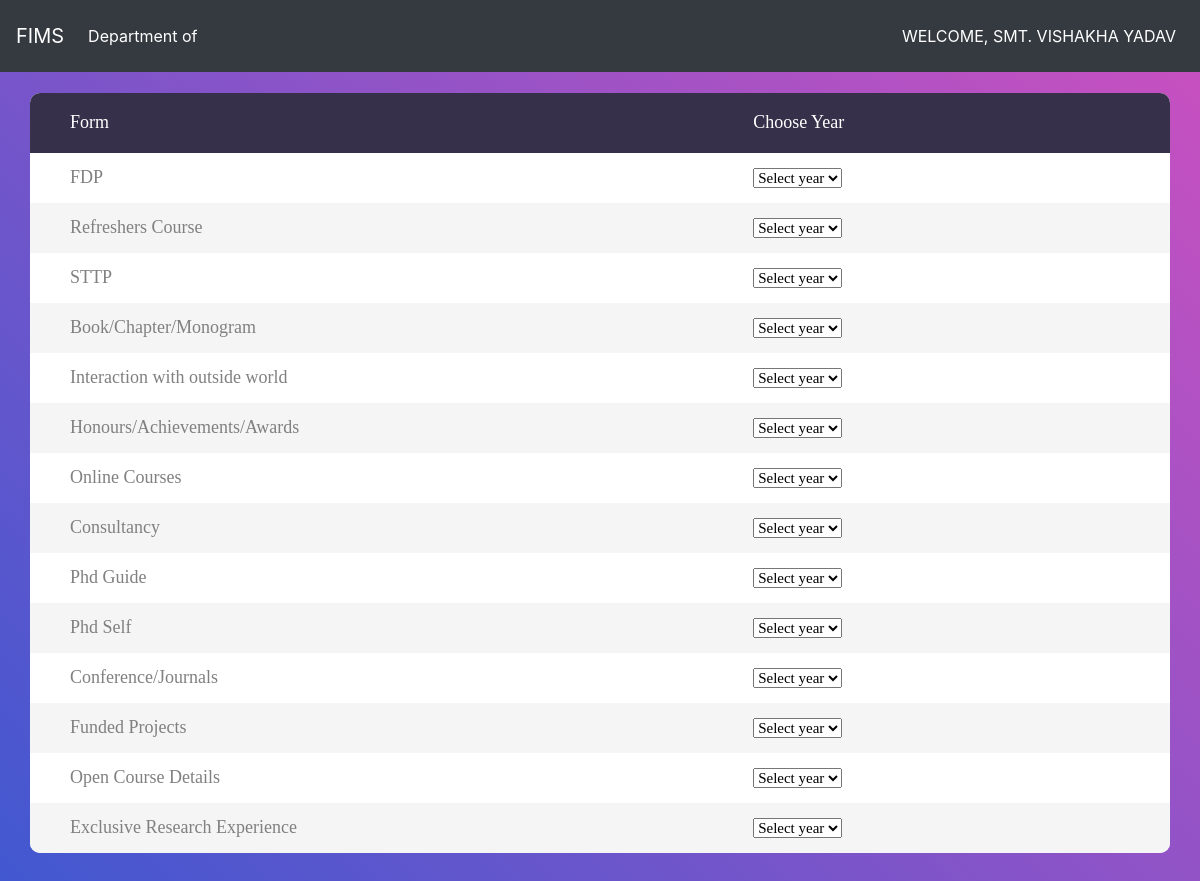
Screenshot of /faculty_index/ (signed in) with the database file from the repository.
### t1/models.py (models this page shows, shortened)
class User(AbstractUser):
	phone = models.BigIntegerField(null=True)
	department = models.ForeignKey('Department', on_delete=models.CASCADE,null=True)
	designation = models.ForeignKey('Designation', on_delete=models.CASCADE,null=True)
	teach_status = models.BooleanField(default=False)
	info = models.CharField(max_length=20, blank=True, null=True)
	def __str__(self):
		return self.username

class Field(models.Model):
	name = models.CharField(max_length=30, blank=True, null=True)

### t1/views.py (the view)
# urls.py: url(r'^faculty_index/', views.faculty_index, name="faculty_index"),
def faculty_index(request):
    data0 = User.objects.get(username=request.user)
    data1 = Field.objects.all()
    data2 = Year.objects.all()
    context = {
            'data0':data0,
            'data1':data1,
            'data2':data2
        }
    return render(request,'faculty_index.html',context = context)

### templates/faculty_index.html (shortened to what this page needs)
<!DOCTYPE html>
{% load staticfiles %}
{% load widget_tweaks %}
<html lang="en">
<head>
	<link rel="stylesheet" type="text/css" href="{% static "vendor1/bootstrap/css/bootstrap.min.css" %}">
	<link rel="stylesheet" type="text/css" href="{% static "fonts1/font-awesome-4.7.0/css/font-awesome.min.css" %}">
	<link rel="stylesheet" type="text/css" href="{% static "vendor1/animate/animate.css" %}">
	<link rel="stylesheet" type="text/css" href="{% static "vendor1/select2/select2.min.css" %}">
	<link rel="stylesheet" type="text/css" href="{% static "vendor1/perfect-scrollbar/perfect-scrollbar.css" %}">
	<link rel="stylesheet" type="text/css" href="{% static "css1/util.css" %}">
	<link rel="stylesheet" type="text/css" href="{% static "css1/main.css" %}">
<link rel="stylesheet" href="https://stackpath.bootstrapcdn.com/bootstrap/4.1.3/css/bootstrap.min.css">
</head>
<body style="background: #c850c0; background: -webkit-linear-gradient(45deg, #4158d0, #c850c0);
background: -o-linear-gradient(45deg, #4158d0, #c850c0);
background: -moz-linear-gradient(45deg, #4158d0, #c850c0);
 background: linear-gradient(45deg, #4158d0, #c850c0);">
<nav class="navbar navbar-expand-lg navbar-dark bg-dark fixed-top">
  <a class="navbar-brand" href="#">FIMS</a>
  <div class="collapse navbar-collapse" id="navbarNavAltMarkup">
    <div class="navbar-nav">
    	 {% if data0.designation.name == "HOD" %}
      <a class="nav-item nav-link active" href="#">Department of {{data0.department.name}}<span class="sr-only">(current)</span></a>
      {% else %}
      <a class="nav-item nav-link active" href="#">Department of {{data3}}<span class="sr-only">(current)</span></a>
      {% endif %}
    </div>
  </div>
   <span class="navbar-text">
     <div class="navbar-nav">
     	{% if data0.designation.name == "PRINCIPAL" %}
      <a class="nav-item nav-link active" href="#">WELCOME, PRINCIPAL</a>
      {% else %}
      <a class="nav-item nav-link active" href="#">WELCOME, {{data0.first_name}}</a>
      {% endif %}
    </span>
</nav>
	<div class="limiter" style="margin-top: 5%;">
		<div class="container-table100">
			<div class="wrap-table100">
				<div class="table100">
					<table>
						<thead>
							<tr class="table100-head">
								<th class="column1">Form</th>
								<th class="column2">Choose Year</th>
							</tr>
						</thead>
						<tbody>
							<form method="POST">
							{% for form_name in data1 %}
								<tr>
									<td class="column1"><span style="font-size: 18px;">{{ form_name.name }}</span></td>
									<td class="column2">
									<select onchange="location = this.value;">
										{% for year in data2 %}
											{% if form_name.pk == 1 %}
											{% if data3 %}
											<option value="/{{data3}}/review_fdp/{{year.year}}">
											{% else %}
											<option value="/{{data0.department.name}}/review_fdp/{{year.year}}">
											{% endif %}
										{{year.year}}
										</option>
										{% endif %}
											{% if form_name.pk == 2 %}
											{% if data3 %}
											<option value="/{{data3}}/review_ref_course/{{year.year}}">
											{% else %}
											<option value="/{{data0.department.name}}/review_ref_course/{{year.year}}">
												{% endif %}
										{{year.year}}
										</option>
										{% endif %}
											{% if form_name.pk == 3 %}
											{% if data3 %}
											<option value="/{{data3}}/review_sttp/{{year.year}}">
												{% else%}
											<option value="/{{data0.department.name}}/review_sttp/{{year.year}}">
											{% endif %}
										{{year.year}}
										</option>
										{% endif %}
											{% if form_name.pk == 4 %}
											{% if data3 %}
											<option value="/{{data3}}/review_book/{{year.year}}">
												{% else%}
											<option value="/{{data0.department.name}}/review_book/{{year.year}}">
												{% endif %}
										{{year.year}}
										</option>
										{% endif %}
											{% if form_name.pk == 5 %}
											{% if data3 %}
											<option value="/{{data3}}/review_interaction/{{year.year}}">
												{% else%}
											<option value="/{{data0.department.name}}/review_interaction/{{year.year}}">
												{% endif %}
										{{year.year}}
										</option>
										{% endif %}
											{% if form_name.pk == 6 %}
											{% if data3 %}
											<option value="/{{data3}}/review_honours/{{year.year}}">
												{% else%}
											<option value="/{{data0.department.name}}/review_honours/{{year.year}}">
												{% endif %}
										{{year.year}}
										</option>
										{% endif %}
											{% if form_name.pk == 7 %}
											{% if data3 %}
											<option value="/{{data3}}/review_online_courses/{{year.year}}">
												{% else%}
											<option value="/{{data0.department.name}}/review_online_courses/{{year.year}}">
												{% endif %}
										{{year.year}}
										</option>
										{% endif %}
											{% if form_name.pk == 8 %}
											{% if data3 %}
											<option value="/{{data3}}/review_consultancy/{{year.year}}">
												{% else%}
											<option value="/{{data0.department.name}}/review_consultancy/{{year.year}}">
												{% endif %}
										{{year.year}}
										</option>
										{% endif %}
											{% if form_name.pk == 9 %}
											{% if data3 %}
											<option value="/{{data3}}/review_phd_guide/{{year.year}}">
												{% else%}
											<option value="/{{data0.department.name}}/review_phd_guide/{{year.year}}">
												{% endif %}
										{{year.year}}
										</option>
										{% endif %}
											{% if form_name.pk == 10 %}
											{% if data3 %}
											<option value="/{{data3}}/review_phd_self/{{year.year}}">
												{% else%}
											<option value="/{{data0.department.name}}/review_phd_self/{{year.year}}">
												{% endif %}
										{{year.year}}
										</option>
										{% endif %}
											{% if form_name.pk == 11 %}
											{% if data3 %}
											<option value="/{{data3}}/review_conference_journal/{{year.year}}">
												{% else%}
											<option value="/{{data0.department.name}}/review_conference_journal/{{year.year}}">
												{% endif %}
										{{year.year}}
										</option>
										{% endif %}
											{% if form_name.pk == 12 %}
											{% if data3 %}
											<option value="/{{data3}}/review_funded_projects/{{year.year}}">
												{% else%}
											<option value="/{{data0.department.name}}/review_funded_projects/{{year.year}}">
												{% endif %}
										{{year.year}}
										</option>
										{% endif %}
											{% if form_name.pk == 13 %}
											{% if data3 %}
											<option value="/{{data3}}/review_open_courses/{{year.year}}">
												{% else%}
											<option value="/{{data0.department.name}}/review_open_courses/{{year.year}}">
												{% endif %}
										{{year.year}}
										</option>
										{% endif %}
											{% if form_name.pk == 14 %}
											{% if data3 %}
											<option value="/{{data3}}/review_exclusive_research/{{year.year}}">
												{% else%}
											<option value="/{{data0.department.name}}/review_exclusive_research/{{year.year}}">
												{% endif %}
										{{year.year}}
										</option>
										{% endif %}
										{% endfor %}
										</select>
									</td>
								</tr>
								{% endfor %}
								</form>
						</tbody>
					</table>
				</div>
			</div>
		</div>
	</div>
</body>
</html>

### static/css1/main.css (style rules this page uses)
* { margin: 0px; padding: 0px; box-sizing: border-box; }
body, html { height: 100%; font-family: sans-serif; background: #c850c0; background: -webkit-linear-gradient(45deg, #4158d0, #c850c0); background: -o-linear-gradient(45deg, #4158d0, #c850c0); background: -moz-linear-gradient(45deg, #4158d0, #c850c0); background: linear-gradient(45deg, #4158d0, #c850c0); }
a { margin: 0px; transition: all 0.4s; -webkit-transition: all 0.4s; -o-transition: all 0.4s; -moz-transition: all 0.4s; }
.limiter { width: 100%; margin: 0 auto; }
.container-table100 { width: 100%; min-height: 100vh; background: #c850c0; background: -webkit-linear-gradient(45deg, #4158d0, #c850c0); background: -o-linear-gradient(45deg, #4158d0, #c850c0); background: -moz-linear-gradient(45deg, #4158d0, #c850c0); background: linear-gradient(45deg, #4158d0, #c850c0); display: -webkit-box; display: -webkit-flex; display: -moz-box; display: -ms-flexbox; display: flex; align-items: center; justify-content: center; flex-wrap: wrap; padding: 33px 30px; }
.wrap-table100 { width: 1170px; }
table { border-spacing: 1; border-collapse: collapse; background: white; border-radius: 10px; overflow: hidden; width: 100%; margin: 0 auto; position: relative; }
table * { position: relative; }
table td, table th { padding-left: 8px; }
table thead tr { height: 60px; background: #36304a; }
table tbody tr { height: 50px; }
table tbody tr:last-child { border: 0; }
table td, table th { text-align: left; }
.table100-head th { font-family: OpenSans-Regular; font-size: 18px; color: #fff; line-height: 1.2; font-weight: unset; }
tbody tr:nth-child(even) { background-color: #f5f5f5; }
tbody tr { font-family: OpenSans-Regular; font-size: 15px; color: #808080; line-height: 1.2; font-weight: unset; }
.column1 { width: 260px; padding-left: 40px; }
.column2 { width: 160px; }

### rows the page displays
User: first_name "SMT. VISHAKHA YADAV"
Field: name "FDP"
Field: name "Refreshers Course"
Field: name "STTP"
Field: name "Book/Chapter/Monogram"
Field: name "Interaction with outside world"
Field: name "Honours/Achievements/Awards"
Field: name "Online Courses"
Field: name "Consultancy"
Field: name "Phd Guide"
Field: name "Phd Self"
Field: name "Conference/Journals"
Field: name "Funded Projects"
Field: name "Open Course Details"
Field: name "Exclusive Research Experience"

### other values shown
form field value "Select year"
